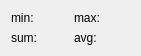
  <widget class="QWidget" name="gridLayoutWidget">
   <property name="geometry">
    <rect>
     <x>1210</x>
     <y>560</y>
     <width>141</width>
     <height>42</height>
    </rect>
   </property>
   <layout class="QGridLayout" name="gridLayout_3">
    <item row="0" column="0">
     <widget class="QLabel" name="label_6">
      <property name="text">
       <string>min:</string>
      </property>
     </widget>
    </item>
    <item row="0" column="1">
     <widget class="QLabel" name="min_label">
      <property name="text">
       <string/>
      </property>
     </widget>
    </item>
    <item row="0" column="2">
     <widget class="QLabel" name="label_8">
      <property name="text">
       <string>max:</string>
      </property>
     </widget>
    </item>
    <item row="0" column="3">
     <widget class="QLabel" name="max_label">
      <property name="text">
       <string/>
      </property>
     </widget>
    </item>
    <item row="1" column="1">
     <widget class="QLabel" name="sum_label">
      <property name="text">
       <string/>
      </property>
     </widget>
    </item>
    <item row="1" column="0">
     <widget class="QLabel" name="label_11">
      <property name="text">
       <string>sum:</string>
      </property>
     </widget>
    </item>
    <item row="1" column="2">
     <widget class="QLabel" name="label_12">
      <property name="text">
       <string>avg:</string>
      </property>
     </widget>
    </item>
    <item row="1" column="3">
     <widget class="QLabel" name="avg_label">
      <property name="text">
       <string/>
      </property>
     </widget>
    </item>
   </layout>
  </widget>
